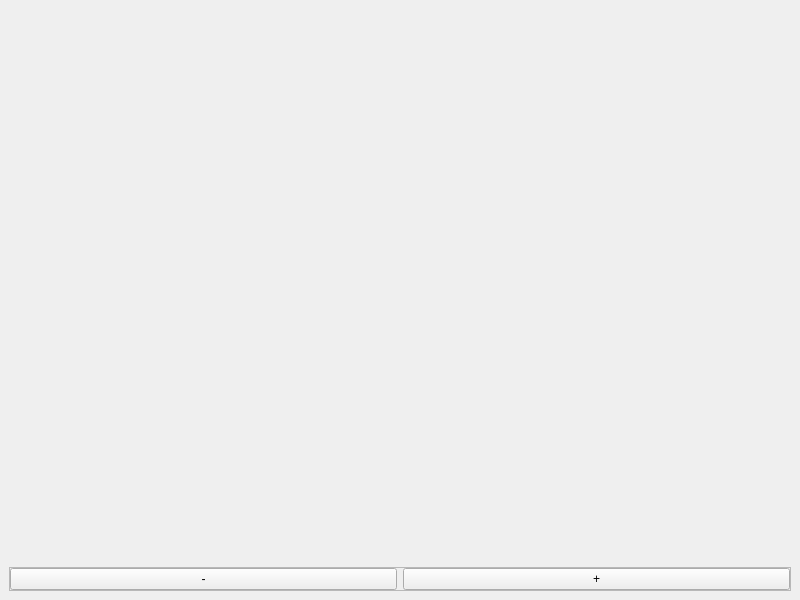
<?xml version="1.0" encoding="UTF-8"?>
<ui version="4.0">
 <class>GraphicsPainterWindow</class>
 <widget class="QMainWindow" name="GraphicsPainterWindow">
  <property name="geometry">
   <rect>
    <x>0</x>
    <y>0</y>
    <width>800</width>
    <height>600</height>
   </rect>
  </property>
  <property name="windowTitle">
   <string>Graphics painter</string>
  </property>
  <widget class="QWidget" name="centralwidget">
   <layout class="QVBoxLayout" name="verticalLayout">
    <item>
     <widget class="QLabel" name="label">
      <property name="text">
       <string/>
      </property>
     </widget>
    </item>
    <item>
     <widget class="QFrame" name="frame">
      <property name="sizePolicy">
       <sizepolicy hsizetype="MinimumExpanding" vsizetype="Maximum">
        <horstretch>0</horstretch>
        <verstretch>0</verstretch>
       </sizepolicy>
      </property>
      <property name="frameShape">
       <enum>QFrame::StyledPanel</enum>
      </property>
      <property name="frameShadow">
       <enum>QFrame::Raised</enum>
      </property>
      <layout class="QHBoxLayout" name="horizontalLayout">
       <property name="leftMargin">
        <number>0</number>
       </property>
       <property name="topMargin">
        <number>0</number>
       </property>
       <property name="rightMargin">
        <number>0</number>
       </property>
       <property name="bottomMargin">
        <number>0</number>
       </property>
       <item>
        <widget class="QPushButton" name="pushButton_minus">
         <property name="text">
          <string>-</string>
         </property>
        </widget>
       </item>
       <item>
        <widget class="QPushButton" name="pushButton_pluss">
         <property name="text">
          <string>+</string>
         </property>
        </widget>
       </item>
      </layout>
     </widget>
    </item>
   </layout>
  </widget>
  <widget class="QMenuBar" name="menubar">
   <property name="geometry">
    <rect>
     <x>0</x>
     <y>0</y>
     <width>800</width>
     <height>26</height>
    </rect>
   </property>
  </widget>
 </widget>
 <resources/>
 <connections/>
</ui>
